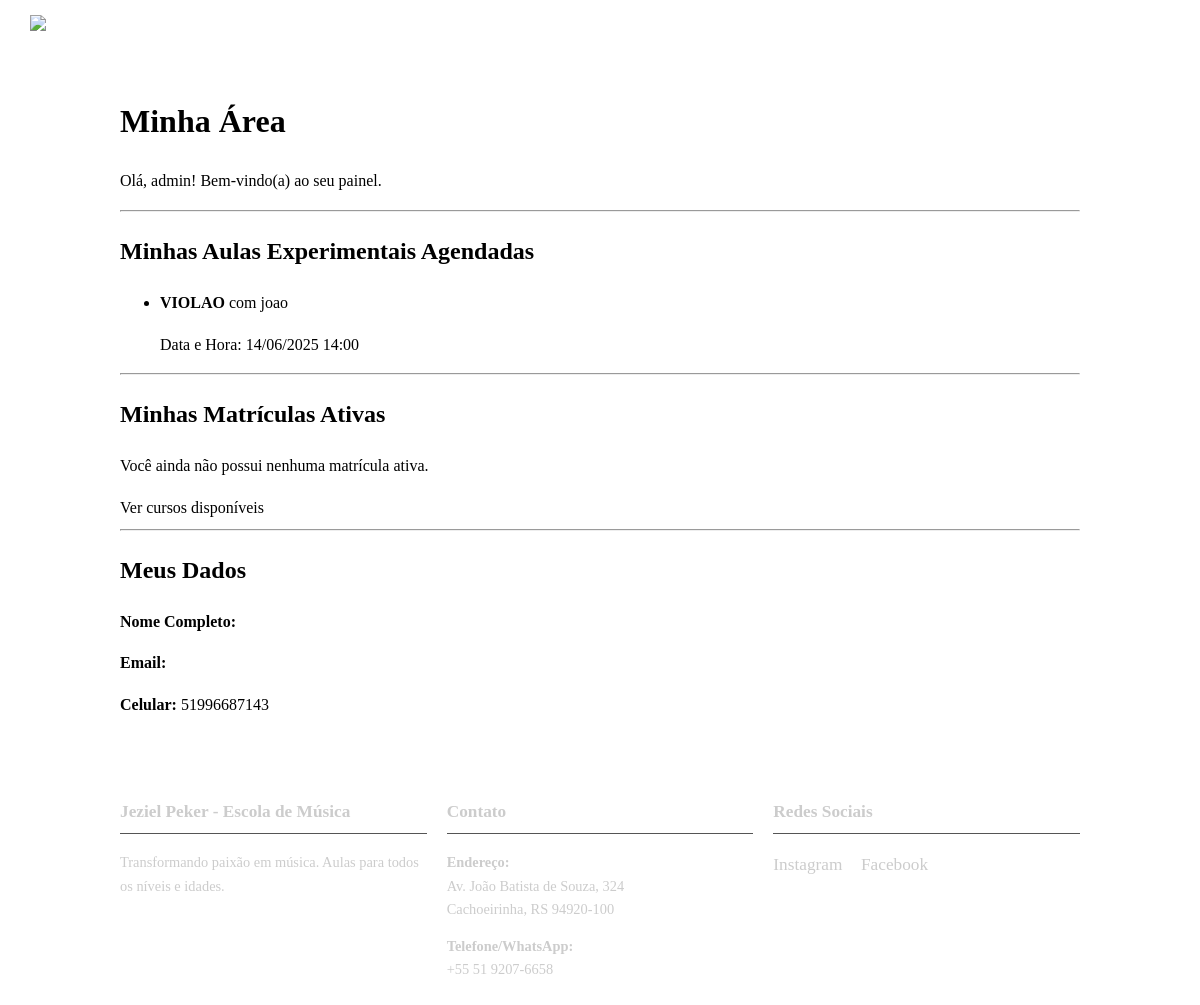
/minha-area/ (signed in), run on an earlier commit of the app's database.
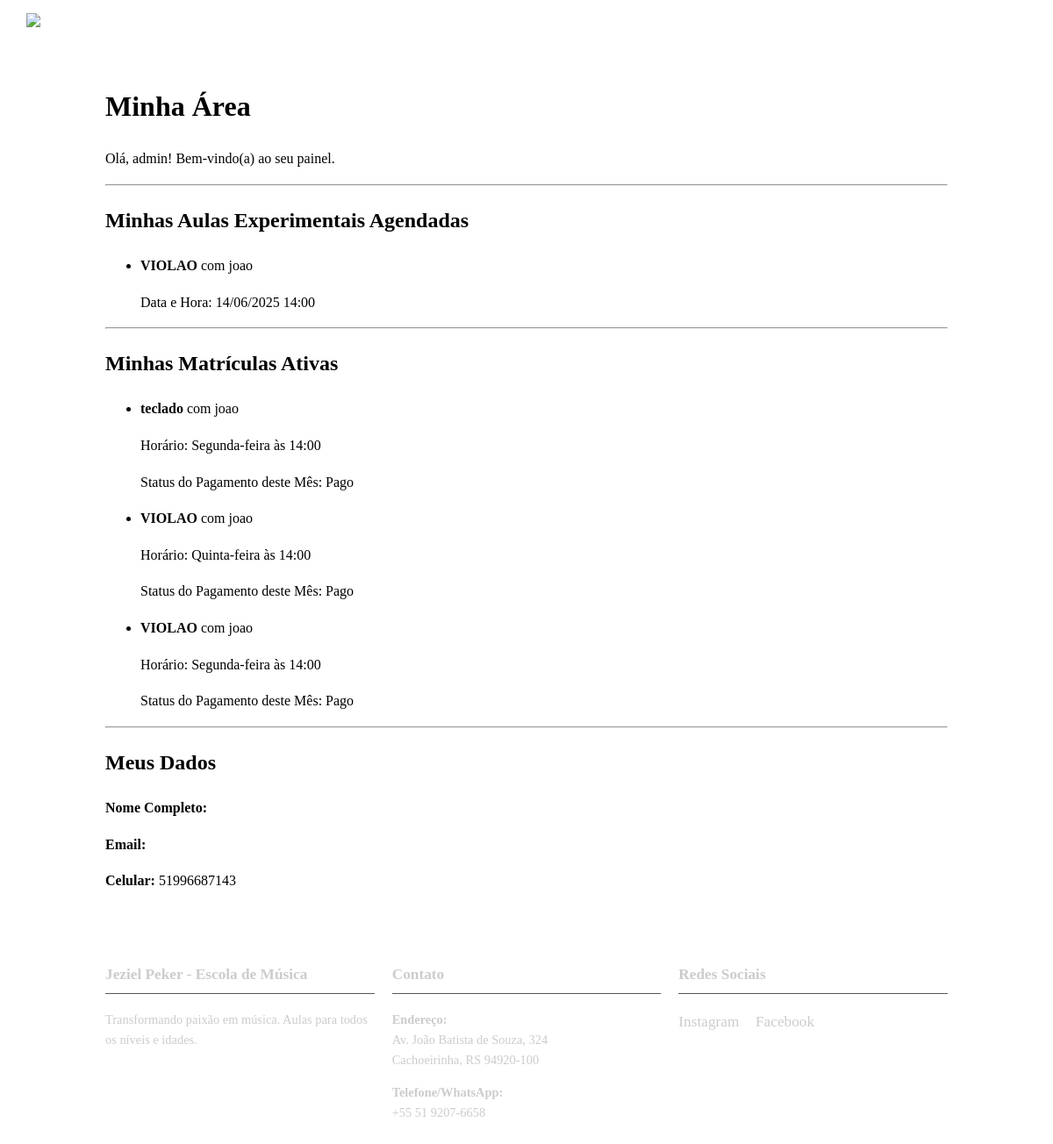
And on a later commit of the database.
### agendamento/models.py (models this page shows, shortened)
class VagaAulaExperimental(models.Model):
    STATUS_CHOICES = [('DISPONIVEL', 'Disponível'), ('AGENDADA', 'Agendada')]
    professor = models.ForeignKey(Professor, on_delete=models.CASCADE)
    instrumento = models.ForeignKey(Instrumento, on_delete=models.CASCADE)
    data_hora = models.DateTimeField(unique=True)
    aluno = models.ForeignKey(Cliente, on_delete=models.SET_NULL, null=True, blank=True)
    status = models.CharField(max_length=10, choices=STATUS_CHOICES, default='DISPONIVEL')
    valor = models.DecimalField(max_digits=7, decimal_places=2, default=150.00)
    class Meta:
        verbose_name = "Vaga para Aula Experimental"
        verbose_name_plural = "Vagas para Aulas Experimentais"

class Instrumento(models.Model):
    nome = models.CharField(max_length=50, unique=True)
    class Meta:
        verbose_name = "Instrumento"
        verbose_name_plural = "Instrumentos"

class Professor(models.Model):
    user = models.OneToOneField(User, on_delete=models.CASCADE, null=True, blank=True)
    nome = models.CharField(max_length=100)
    class Meta:
        verbose_name = "Professor"
        verbose_name_plural = "Professores"

class Cliente(models.Model):
    user = models.OneToOneField(User, on_delete=models.CASCADE)
    celular = models.CharField(max_length=15, unique=True)
    data_nascimento = models.DateField(null=True, blank=True) # Permitimos que seja opcional por enquanto
    pagou_taxa_matricula = models.BooleanField(default=False)
    realizou_aula_experimental = models.BooleanField(default=False)
    data_criacao = models.DateTimeField(auto_now_add=True)
    class Meta:
        verbose_name = "Aluno"
        verbose_name_plural = "Alunos"

class Matricula(models.Model):
    STATUS_PAGAMENTO_CHOICES = [('PENDENTE', 'Pendente'), ('PAGO', 'Pago')]
    aluno = models.ForeignKey(Cliente, on_delete=models.CASCADE)
    horario = models.ForeignKey(HorarioDisponivel, on_delete=models.CASCADE)
    data_matricula = models.DateField(auto_now_add=True)
    status_pagamento_mes_atual = models.CharField(max_length=10, choices=STATUS_PAGAMENTO_CHOICES, default='PENDENTE')
    ativo = models.BooleanField(default=True)
    class Meta:
        verbose_name = "Matrícula"
        verbose_name_plural = "Matrículas"

class HorarioDisponivel(models.Model):
    DIAS_SEMANA_CHOICES = [
        (0, 'Segunda-feira'), (1, 'Terça-feira'), (2, 'Quarta-feira'),
        (3, 'Quinta-feira'), (4, 'Sexta-feira'), (5, 'Sábado'), (6, 'Domingo')
    ]
    professor = models.ForeignKey(Professor, on_delete=models.CASCADE)
    instrumento = models.ForeignKey(Instrumento, on_delete=models.CASCADE)
    dia_da_semana = models.IntegerField(choices=DIAS_SEMANA_CHOICES)
    horario = models.TimeField()
    preco_mensal = models.DecimalField(max_digits=7, decimal_places=2)
    capacidade = models.PositiveIntegerField(default=1)
    class Meta:
        verbose_name = "Horário Fixo para Matrícula"
        verbose_name_plural = "Horários Fixos para Matrícula"

### agendamento/views.py (the view)
# urls.py: path('minha-area/', views.minha_area, name='minha_area'),
@login_required
def minha_area(request):
    cliente = None
    matriculas = []
    aulas_experimentais = []
    try:
        cliente = Cliente.objects.get(user=request.user)
        matriculas = Matricula.objects.filter(aluno=cliente, ativo=True)
        aulas_experimentais = VagaAulaExperimental.objects.filter(aluno=cliente, status='AGENDADA')
    except Cliente.DoesNotExist:
        pass
    contexto = {
        'cliente': cliente, 'matriculas': matriculas, 'aulas_experimentais': aulas_experimentais
    }
    return render(request, 'agendamento/minha_area.html', contexto)

### agendamento/templates/agendamento/minha_area.html
{% extends 'agendamento/base.html' %}
{% block content %}
<h1>Minha Área</h1>
<p>Olá, {{ user.first_name|default:user.username }}! Bem-vindo(a) ao seu painel.</p>
<hr>
<h2>Minhas Aulas Experimentais Agendadas</h2>
{% if aulas_experimentais %}
    <ul>
    {% for aula in aulas_experimentais %}
        <li>
            <strong>{{ aula.instrumento.nome }}</strong> com {{ aula.professor.user.get_full_name|default:aula.professor.nome }}
            <p>Data e Hora: {{ aula.data_hora|date:"d/m/Y H:i" }}</p>
        </li>
    {% endfor %}
    </ul>
{% else %}
    <p>Você não possui nenhuma aula experimental agendada.</p>
{% endif %}
<hr>
<h2>Minhas Matrículas Ativas</h2>
{% if matriculas %}
    <ul>
    {% for matricula in matriculas %}
        <li>
            <strong>{{ matricula.horario.instrumento.nome }}</strong> com {{ matricula.horario.professor.user.get_full_name|default:matricula.horario.professor.nome }}
            <p>Horário: {{ matricula.horario.get_dia_da_semana_display }} às {{ matricula.horario.horario|time:"H:i" }}</p>
            <p>Status do Pagamento deste Mês: {{ matricula.get_status_pagamento_mes_atual_display }}</p>
        </li>
    {% endfor %}
    </ul>
{% else %}
    <p>Você ainda não possui nenhuma matrícula ativa.</p>
    <a href="{% url 'agendamento:home' %}">Ver cursos disponíveis</a>
{% endif %}
<hr>
<h2>Meus Dados</h2>
<p><strong>Nome Completo:</strong> {{ user.get_full_name }}</p>
<p><strong>Email:</strong> {{ user.email }}</p>
<p><strong>Celular:</strong> {{ cliente.celular }}</p>
{% endblock %}

### agendamento/templates/agendamento/base.html (shortened to what this page needs)
{% load static %}
<!DOCTYPE html>
<html lang="pt-br">
<head>
    <link rel="stylesheet" href="{% static 'agendamento/css/style.css' %}">
</head>
<body>
    <header>
        <div class="logo">
            <a href="{% url 'agendamento:home' %}">
                <img src="{% static 'agendamento/img/logo.png' %}" alt="Logo Jeziel Peker Escola de Música">
            </a>
        </div>
        <nav>
            <a href="{% url 'agendamento:ver_carrinho' %}">Carrinho ({{ request.session.cart|length|default:0 }})</a>
            {% if user.is_authenticated %}
                <span>Olá, {{ user.first_name|default:user.username }}!</span>
                <a href="{% url 'agendamento:minha_area' %}">Minha Área</a>
                <form action="{% url 'agendamento:logout' %}" method="post" style="display: inline;">
                    <button type="submit" style="background: none; border: none; color: white; cursor: pointer; padding: 0; margin-left: 15px; font-size: 1em; font-family: inherit;">Sair</button>
                </form>
            {% else %}
                <a href="{% url 'agendamento:pagina_cadastro' %}">Cadastrar</a>
                <a href="{% url 'agendamento:login' %}">Entrar</a>
            {% endif %}
        </nav>
    </header>
    <div class="container">
        {% block content %}
        {% endblock %}
    </div>
    <footer>
        <div class="footer-content">
            <div class="footer-section about">
                <h3>Jeziel Peker - Escola de Música</h3>
                <p>Transformando paixão em música. Aulas para todos os níveis e idades.</p>
            </div>
            <div class="footer-section contact">
                <h3>Contato</h3>
                <p><strong>Endereço:</strong><br>Av. João Batista de Souza, 324<br>Cachoeirinha, RS 94920-100</p>
                <p><strong>Telefone/WhatsApp:</strong><br><a href="https://wa.me/555192076658" target="_blank">+55 51 9207-6658</a></p>
            </div>
            <div class="footer-section social">
                <h3>Redes Sociais</h3>
                <div class="social-links">
                    <a href="https://www.instagram.com/escolajezielpeker/" target="_blank">Instagram</a>
                    <a href="https://www.facebook.com/jeziel.bernardopeker/" target="_blank">Facebook</a>
                </div>
            </div>
        </div>
    </footer>
</body>
</html>

### agendamento/Static/Agendamento/Css/style.css (style rules this page uses)
:root { --cor-primaria: #fdb700; --cor-texto: #333333; --cor-fundo: #FFFFFF; --cor-header-footer: #222222; --fonte-titulo: 'League Spartan', sans-serif; --fonte-corpo: 'Roboto', sans-serif; }
body { background-color: var(--cor-fundo); color: var(--cor-texto); font-family: var(--fonte-corpo); margin: 0; padding: 0; line-height: 1.6; }
.container { max-width: 960px; margin: 40px auto; padding: 0 20px; }
h1, h2, h3 { font-family: var(--fonte-titulo); color: var(--cor-header-footer); }
a { color: var(--cor-primaria); text-decoration: none; }
header { background-color: var(--cor-header-footer); color: white; padding: 15px 30px; display: flex; justify-content: space-between; align-items: center; border-bottom: 3px solid var(--cor-primaria); }
header .logo img { height: 50px; width: auto; }
header nav a { color: white; margin-left: 20px; font-weight: 500; transition: color 0.3s ease; }
footer { background-color: var(--cor-header-footer); color: #ccc; padding: 20px; margin-top: 60px; font-size: 0.9em; }
footer .footer-content { max-width: 960px; margin: 0 auto; display: flex; justify-content: space-between; align-items: flex-start; text-align: left; flex-wrap: wrap; gap: 20px; }
footer .footer-section { flex: 1; min-width: 200px; }
footer h3 { color: var(--cor-primaria); border-bottom: 1px solid #555; padding-bottom: 8px; margin-top: 0; font-size: 1.2em; }
footer p, footer a { color: #ccc; line-height: 1.6; }
footer .social-links a { font-size: 1.2em; margin-right: 15px; transition: color 0.3s ease; }

What changed in the data, as far as the page shows it:
added Matricula: horario.instrumento.nome "teclado", horario.professor.user.get_full_name "joao", horario.dia_da_semana "Segunda-feira", horario.horario "14:00", status_pagamento_mes_atual "Pago"
added Matricula: horario.instrumento.nome "VIOLAO", horario.professor.user.get_full_name "joao", horario.dia_da_semana "Quinta-feira", horario.horario "14:00", status_pagamento_mes_atual "Pago"
added Matricula: horario.instrumento.nome "VIOLAO", horario.professor.user.get_full_name "joao", horario.dia_da_semana "Segunda-feira", horario.horario "14:00", status_pagamento_mes_atual "Pago"
Also different on the page:
text no longer shown: "Você ainda não possui nenhuma matrícula ativa. Ver cursos disponíveis"
